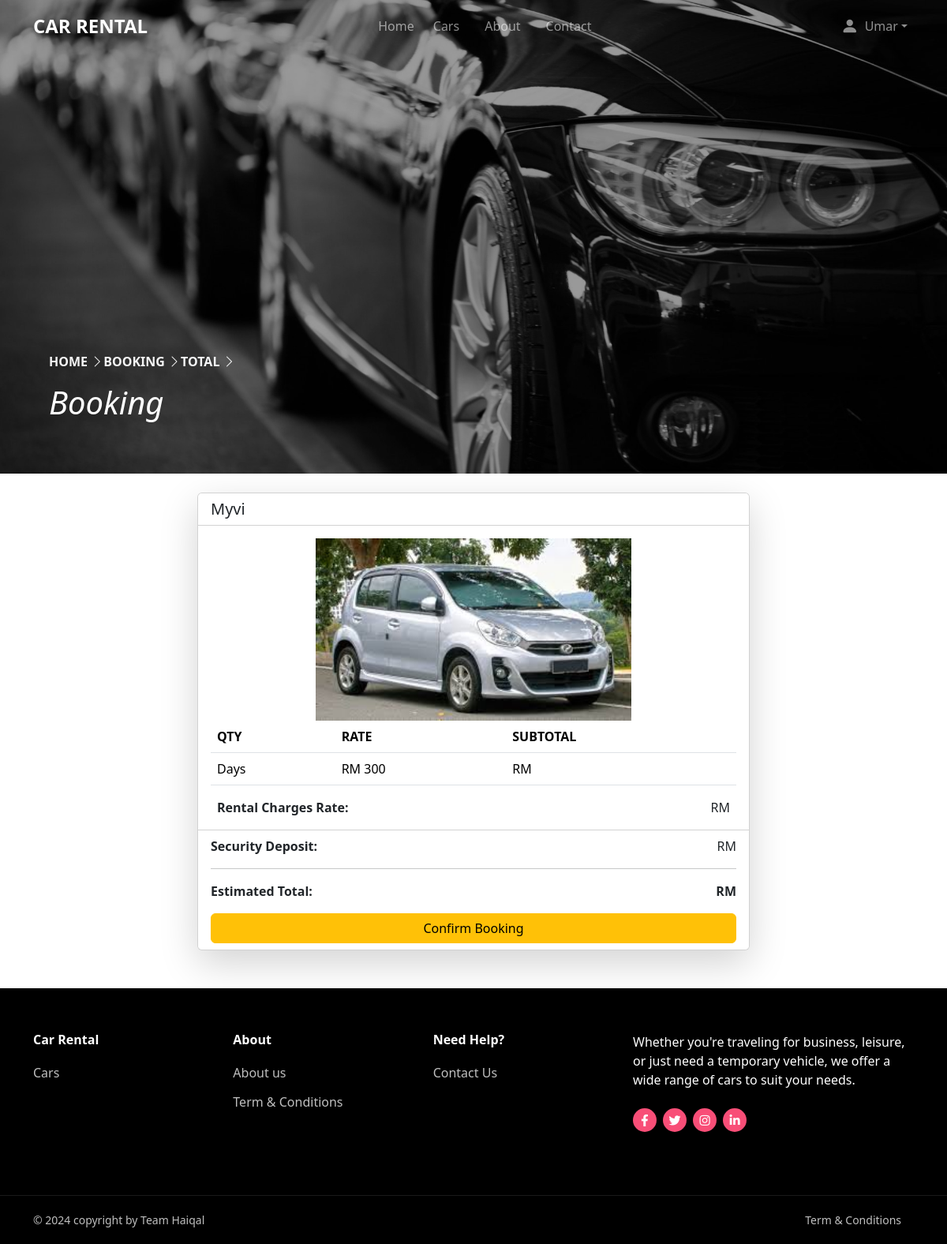
Page /users/booking-price.php?bookingid=1 (signed in) on the committed database.
### tables this page shows
CREATE TABLE `cars` (
  `id` int(11) NOT NULL,
  `name` varchar(255) NOT NULL,
  `client_name` varchar(255) NOT NULL,
  `price` varchar(255) NOT NULL,
  `seats` int(200) NOT NULL,
  `trans` varchar(255) NOT NULL,
  `image` varchar(255) NOT NULL,
  `state` varchar(255) DEFAULT NULL,
  `city` varchar(255) DEFAULT NULL
);

### users/booking-price.php (the view, shortened to what this page needs)
<?php
require_once("includes/headerUsers.php");
include "../db_conn.php";
if (isset($_GET['bookingid'])) {
    $id = $_GET['bookingid'];
    $sql = "SELECT * FROM cars WHERE id=?";
    $stmt = mysqli_prepare($conn, $sql);
    mysqli_stmt_bind_param($stmt, "i", $id);
    mysqli_stmt_execute($stmt);
    $result = mysqli_stmt_get_result($stmt);
    if ($row = mysqli_fetch_assoc($result)) {
        $name = $row['name'];
        $price_string = $row['price'];
        $price = (float)str_replace(',', '', str_replace('RM', '', $price_string));
        $image = $row['image'];
    }
}
?>
<main>
<div>
    <div style="position: relative;">
        <img src="../imgs/bg4.jpg" class="bg-img3 w-100" alt="Background image">
        <div class="overlay"></div>
        <div class="container">
            <div class="row no-gutters align-items-end justify-content-start">
                <div class="col-md-9 ftco-animate pb-5 text-overlay">
                    <nav aria-label="breadcrumb">
                        <ol class="breadcrumb fs-10 fw-bold text-uppercase">
                            <div class="mr-5">
                                <a href="index.php" class="text-decoration-none home-link">Home
                                    <i class="bi bi-chevron-right"></i>
                                </a>
                            </div>
                            <a class="text-decoration-none home-link" href="booking.php?bookingid=<?php echo urlencode($id); ?>">Booking
                                <i class="bi bi-chevron-right"></i>
                            </a>
                            <a class="text-decoration-none text-light">Total
                                <i class="bi bi-chevron-right"></i>
                            </a>
                        </ol>
                    </nav>
                    <h1 class="fst-italic text-capitalize text-white">Booking</h1>
                </div>
            </div>
        </div>
</div>
</div>
<div class="card shadow-lg mt-4 mb-5" style="width: 100%; max-width: 700px; margin: 0 auto;">
    <div class="card-header bg-white d-flex justify-content-between align-items-center">
        <h5 class="card-title mb-0 "><?php echo $name; ?></h5>
    </div>
    <div class="card-body">
        <div class="d-flex flex-column align-items-center">
            <img src="<?php echo $image; ?>" alt="Car Image" style="width: 400px;" />
            <table class="table">
                <thead>
                    <tr>
                        <th scope="col">QTY</th>
                        <th scope="col">RATE</th>
                        <th scope="col">SUBTOTAL</th>
                    </tr>
                </thead>
                <tbody>
                    <tr>
                        <td><?php echo $days_rented; ?> Days</td>
                        <td>RM <?php echo $price; ?></td>
                        <td>RM <?php echo $total_price; ?></td>
                    </tr>
                </tbody>
            </table>
            <div class="d-flex justify-content-between w-100 px-2">
                <strong>Rental Charges Rate:</strong>
                <span>RM <?php echo $total_price; ?></span>
            </div>
        </div>
    </div>
    <div class="card-footer bg-white">
        <div class="d-flex justify-content-between">
            <strong>Security Deposit:</strong>
            <span>RM <?php echo $deposit; ?></span>
        </div>
        <hr>
        <div class="d-flex justify-content-between">
            <strong>Estimated Total:</strong>
            <span class="fw-bold text-decoration-none">RM<?php echo $total; ?></span>
        </div>
        <form action="booking-details.php?bookingid=<?php echo $id ?>" method="POST" class="mt-3">
            <button type="submit" class="btn btn-warning w-100">Confirm Booking</button>
        </form>
    </div>
</div>
</main>
<?php
require_once("includes/footerUsers.php"); ?>

### users/includes/css/users.css (style rules this page uses)
body { background-blend-mode: overlay; overflow-x: hidden; min-height: 100vh; display: flex; flex-direction: column; color: #ffffff; scroll-snap-type: y proximity; }
.bg-img3 { background-position: 50% 50%; object-position: center 15%; height: 600px; width: 100vw; object-fit: cover; filter: brightness(0.6); }
.overlay { position: absolute; top: 0; left: 0; width: 100%; height: 100%; z-index: 1; }
.text-overlay { position: absolute; bottom: 10px; left: 50px; z-index: 2; }
.home-link { color: whitesmoke; text-decoration: none; transition: color 0.3s ease; }

### users/includes/css/footer.css (style rules this page uses)
a { text-decoration: none; background-color: transparent; }

### rows in the picture
cars: name "Myvi", image (picture), price "300"

### other values in the picture
$usernametop "Umar"
